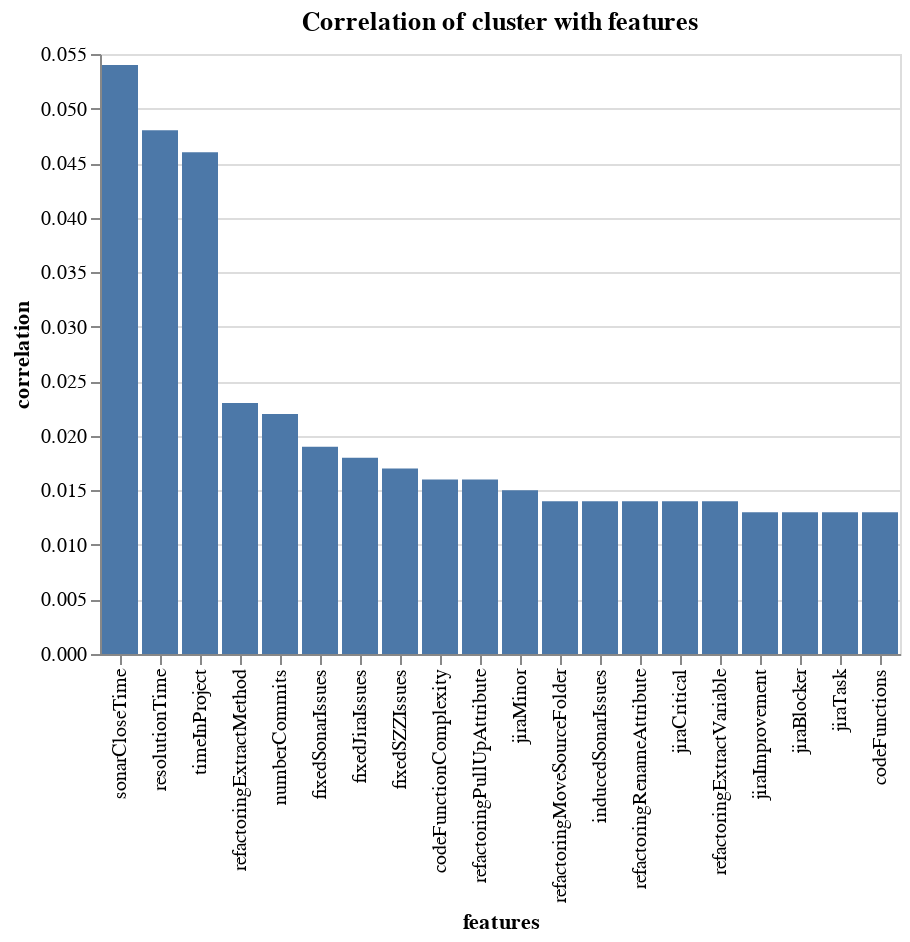

Source (notebook cell):
### Code cell
corrFeatures, chart = centroid_corr_with_features(centroids[1], devPCA, devs.columns[2:], 20)
print(corrFeatures[:5])
chart

### Figure 1 — Vega-Lite specification as saved in the notebook (floating-point values rounded to 4 significant figures)
{"config": {"view": {"continuousWidth": 400, "continuousHeight": 300}}, "data": {"name": "data-4a5a952454968e49305dcb5c911aad37"}, "mark": "bar", "encoding": {"x": {"type": "ordinal", "field": "features", "sort": "-y"}, "y": {"type": "quantitative", "field": "correlation"}}, "title": "Correlation of cluster with features", "$schema": "https://vega.github.io/schema/vega-lite/v4.8.1.json", "datasets": {"data-4a5a952454968e49305dcb5c911aad37": [{"features": "sonarCloseTime", "correlation": "0.054"}, {"features": "resolutionTime", "correlation": "0.048"}, {"features": "timeInProject", "correlation": "0.046"}, {"features": "refactoringExtractMethod", "correlation": "0.023"}, {"features": "numberCommits", "correlation": "0.022"}, {"features": "fixedSonarIssues", "correlation": "0.019"}, {"features": "fixedJiraIssues", "correlation": "0.018"}, {"features": "fixedSZZIssues", "correlation": "0.017"}, {"features": "codeFunctionComplexity", "correlation": "0.016"}, {"features": "refactoringPullUpAttribute", "correlation": "0.016"}, {"features": "jiraMinor", "correlation": "0.015"}, {"features": "refactoringMoveSourceFolder", "correlation": "0.014"}, {"features": "inducedSonarIssues", "correlation": "0.014"}, {"features": "refactoringRenameAttribute", "correlation": "0.014"}, {"features": "jiraCritical", "correlation": "0.014"}, {"features": "refactoringExtractVariable", "correlation": "0.014"}, {"features": "jiraImprovement", "correlation": "0.013"}, {"features": "jiraBlocker", "correlation": "0.013"}, {"features": "jiraTask", "correlation": "0.013"}, {"features": "codeFunctions", "correlation": "0.013"}]}}
